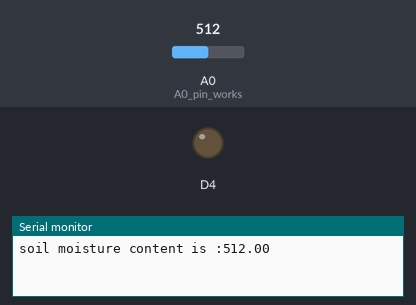
Simulated run of this sketch. Board: ESP8266 (NodeMCU). On the bench: output pins drawn as LEDs (lit = HIGH), the last lines printed to the serial monitor. The test bench sets the inputs (shaded band); at power-on: A0 (A0_pin_works) = 512.

Above: at 0.1 s.
At 0.6 s:
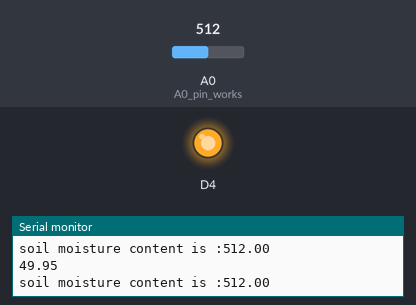
Timing chart, 0 to 2.1 s (numbered marks = the images above):
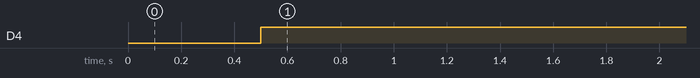

The sketch:

soilMoisture.ino
```cpp
void setup() {
  // put your setup code here, to run once:
pinMode(A0,INPUT);              //A0 pin works
pinMode(D4,OUTPUT);
Serial.begin(9600);              //baud rate for connection... serial output on the serial monitor
}

void loop() {
  // put your main code here, to run repeatedly:
float sensor=analogRead(A0);      //value is read from the soil moisture sensor
Serial.print("soil moisture content is :");
Serial.println(sensor);         //prints the value retrieeved from the sensor
delay(500);
float percent=100-((sensor/1023)*100);
Serial.println(percent);
if(sensor<500){                 //if the value decreases below 500 the led will be on and if the value is above it it is off
  digitalWrite(D4,0);
  }else{
    digitalWrite(D4,1);
    }

}
```

Measured:
- by itself, D4: LOW → HIGH at 0.50 s
